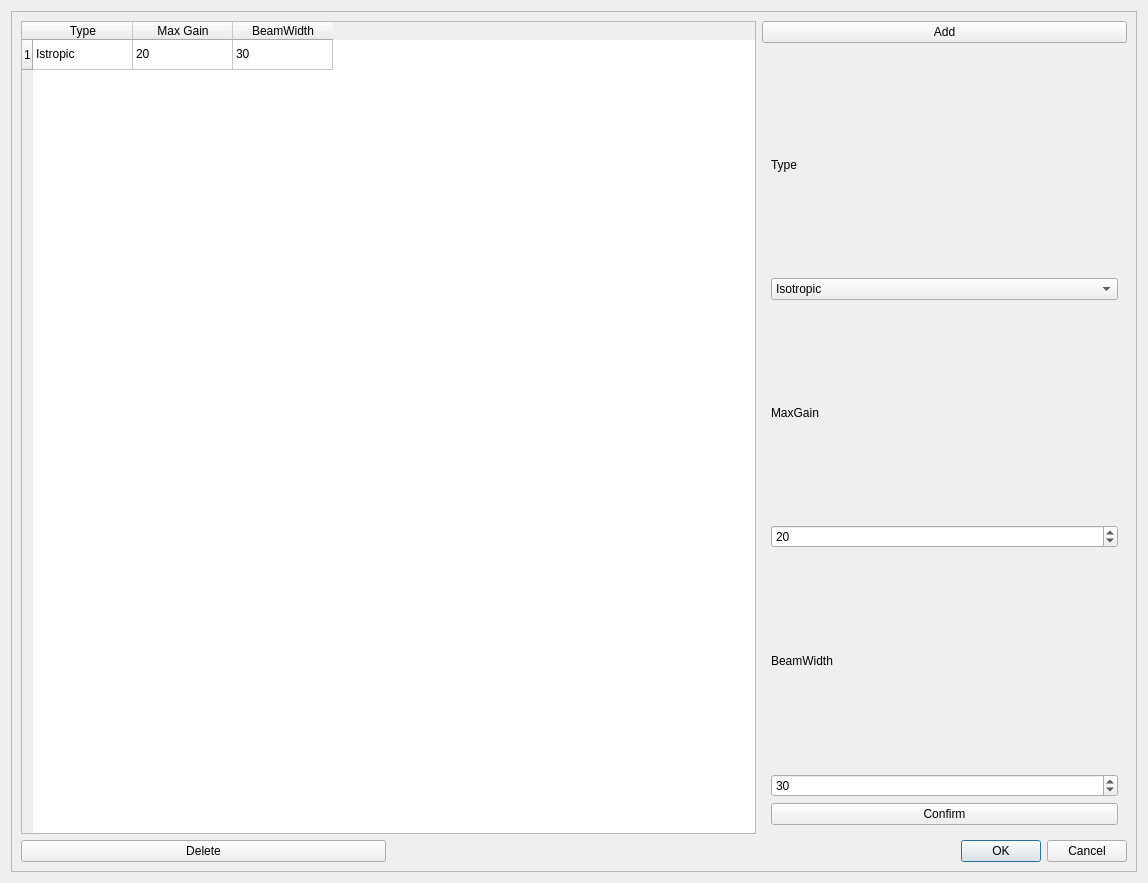
<?xml version="1.0" encoding="UTF-8"?>
<ui version="4.0">
 <class>Antenna</class>
 <widget class="QDialog" name="Antenna">
  <property name="geometry">
   <rect>
    <x>0</x>
    <y>0</y>
    <width>1148</width>
    <height>883</height>
   </rect>
  </property>
  <property name="windowTitle">
   <string>Dialog</string>
  </property>
  <layout class="QGridLayout" name="gridLayout">
   <item row="0" column="0">
    <widget class="QFrame" name="frame">
     <property name="frameShape">
      <enum>QFrame::Shape::StyledPanel</enum>
     </property>
     <property name="frameShadow">
      <enum>QFrame::Shadow::Raised</enum>
     </property>
     <layout class="QGridLayout" name="gridLayout_2">
      <item row="0" column="0" rowspan="2" colspan="2">
       <widget class="QTableWidget" name="tableWidget">
        <row/>
        <column>
         <property name="text">
          <string>Type</string>
         </property>
        </column>
        <column>
         <property name="text">
          <string>Max Gain</string>
         </property>
        </column>
        <column>
         <property name="text">
          <string>BeamWidth</string>
         </property>
        </column>
        <item row="0" column="0">
         <property name="text">
          <string>Istropic</string>
         </property>
        </item>
        <item row="0" column="1">
         <property name="text">
          <string>20</string>
         </property>
        </item>
        <item row="0" column="2">
         <property name="text">
          <string>30</string>
         </property>
        </item>
       </widget>
      </item>
      <item row="0" column="2">
       <widget class="QPushButton" name="pushButton">
        <property name="text">
         <string>Add</string>
        </property>
       </widget>
      </item>
      <item row="1" column="2">
       <widget class="QWidget" name="widget" native="true">
        <layout class="QVBoxLayout" name="verticalLayout">
         <item>
          <widget class="QLabel" name="label_3">
           <property name="text">
            <string>Type</string>
           </property>
          </widget>
         </item>
         <item>
          <widget class="QComboBox" name="comboBox">
           <item>
            <property name="text">
             <string>Isotropic</string>
            </property>
           </item>
           <item>
            <property name="text">
             <string>Cosine</string>
            </property>
           </item>
           <item>
            <property name="text">
             <string>Parabolic</string>
            </property>
           </item>
           <item>
            <property name="text">
             <string>Circular Aperture</string>
            </property>
           </item>
           <item>
            <property name="text">
             <string>Three Gpp</string>
            </property>
           </item>
           <item>
            <property name="text">
             <string>UPA</string>
            </property>
           </item>
           <item>
            <property name="text">
             <string>Phased Array</string>
            </property>
           </item>
          </widget>
         </item>
         <item>
          <widget class="QLabel" name="label">
           <property name="text">
            <string>MaxGain</string>
           </property>
          </widget>
         </item>
         <item>
          <widget class="QSpinBox" name="spinBox">
           <property name="value">
            <number>20</number>
           </property>
          </widget>
         </item>
         <item>
          <widget class="QLabel" name="label_2">
           <property name="text">
            <string>BeamWidth</string>
           </property>
          </widget>
         </item>
         <item>
          <widget class="QSpinBox" name="spinBox_2">
           <property name="value">
            <number>30</number>
           </property>
          </widget>
         </item>
         <item>
          <widget class="QPushButton" name="pushButton_3">
           <property name="text">
            <string>Confirm</string>
           </property>
          </widget>
         </item>
        </layout>
       </widget>
      </item>
      <item row="2" column="0">
       <widget class="QPushButton" name="pushButton_2">
        <property name="text">
         <string>Delete</string>
        </property>
       </widget>
      </item>
      <item row="2" column="1" colspan="2">
       <widget class="QDialogButtonBox" name="buttonBox">
        <property name="orientation">
         <enum>Qt::Orientation::Horizontal</enum>
        </property>
        <property name="standardButtons">
         <set>QDialogButtonBox::StandardButton::Cancel|QDialogButtonBox::StandardButton::Ok</set>
        </property>
       </widget>
      </item>
     </layout>
    </widget>
   </item>
  </layout>
 </widget>
 <resources/>
 <connections>
  <connection>
   <sender>buttonBox</sender>
   <signal>accepted()</signal>
   <receiver>Antenna</receiver>
   <slot>accept()</slot>
   <hints>
    <hint type="sourcelabel">
     <x>248</x>
     <y>254</y>
    </hint>
    <hint type="destinationlabel">
     <x>157</x>
     <y>274</y>
    </hint>
   </hints>
  </connection>
  <connection>
   <sender>buttonBox</sender>
   <signal>rejected()</signal>
   <receiver>Antenna</receiver>
   <slot>reject()</slot>
   <hints>
    <hint type="sourcelabel">
     <x>316</x>
     <y>260</y>
    </hint>
    <hint type="destinationlabel">
     <x>286</x>
     <y>274</y>
    </hint>
   </hints>
  </connection>
 </connections>
</ui>
